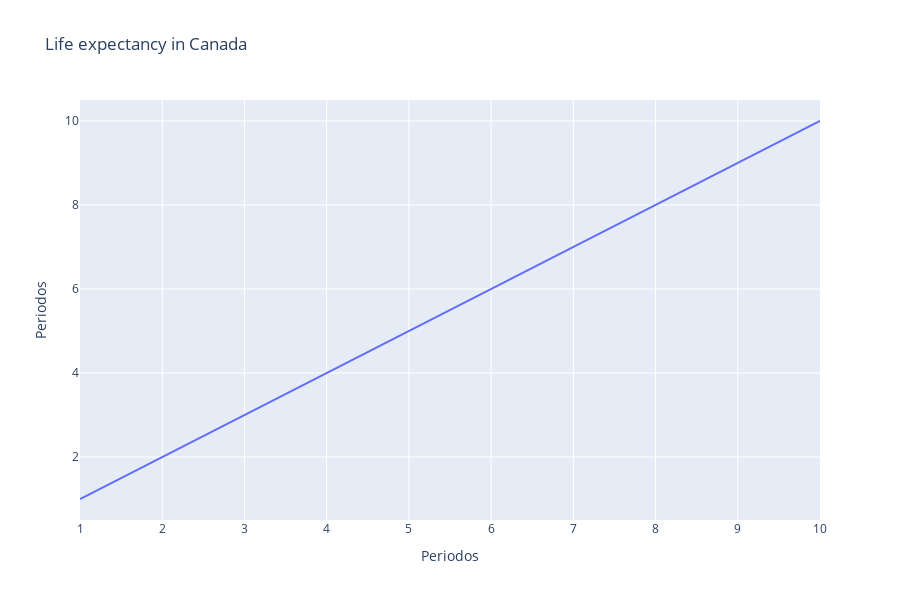

The code cell stored with this chart in its notebook:
### Code cell
amortizacion(t = 0.11,d = 5000000 , n= 10)

### Figure 1 — Plotly figure (JSON) as saved in the notebook; plotly's stock layout.template omitted (floating-point values rounded to 4 significant figures)
{"data": [{"hoverlabel": {"namelength": 0}, "hovertemplate": "Periodos=%{y}", "legendgroup": "", "line": {"color": "#636efa", "dash": "solid"}, "mode": "lines", "name": "", "showlegend": false, "type": "scatter", "x": [1, 2, 3, 4, 5, 6, 7, 8, 9, 10], "xaxis": "x", "y": [1, 2, 3, 4, 5, 6, 7, 8, 9, 10], "yaxis": "y"}], "layout": {"height": 600, "legend": {"tracegroupgap": 0}, "title": {"text": "Life expectancy in Canada"}, "xaxis": {"anchor": "y", "domain": [0, 1], "title": {"text": "Periodos"}}, "yaxis": {"anchor": "x", "domain": [0, 1], "title": {"text": "Periodos"}}}}
